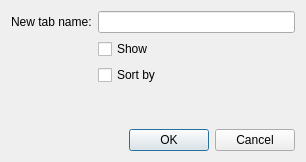
<?xml version="1.0" encoding="UTF-8"?>
<ui version="4.0">
 <class>Add_New_Tab</class>
 <widget class="QDialog" name="Add_New_Tab">
  <property name="geometry">
   <rect>
    <x>0</x>
    <y>0</y>
    <width>306</width>
    <height>162</height>
   </rect>
  </property>
  <property name="windowTitle">
   <string>Add New Tab</string>
  </property>
  <layout class="QVBoxLayout" name="verticalLayout">
   <item>
    <layout class="QGridLayout" name="gridLayout">
     <item row="0" column="0">
      <widget class="QLabel" name="label_tab_name">
       <property name="text">
        <string>New tab name:</string>
       </property>
      </widget>
     </item>
     <item row="0" column="1">
      <widget class="QLineEdit" name="edit_tab_name"/>
     </item>
     <item row="1" column="1">
      <widget class="QCheckBox" name="check_show">
       <property name="text">
        <string>Show</string>
       </property>
      </widget>
     </item>
     <item row="2" column="1">
      <widget class="QCheckBox" name="check_sort">
       <property name="text">
        <string>Sort by</string>
       </property>
      </widget>
     </item>
    </layout>
   </item>
   <item>
    <spacer name="verticalSpacer">
     <property name="orientation">
      <enum>Qt::Vertical</enum>
     </property>
     <property name="sizeHint" stdset="0">
      <size>
       <width>20</width>
       <height>40</height>
      </size>
     </property>
    </spacer>
   </item>
   <item>
    <widget class="QDialogButtonBox" name="buttonBox">
     <property name="orientation">
      <enum>Qt::Horizontal</enum>
     </property>
     <property name="standardButtons">
      <set>QDialogButtonBox::Cancel|QDialogButtonBox::Ok</set>
     </property>
    </widget>
   </item>
  </layout>
 </widget>
 <resources/>
 <connections>
  <connection>
   <sender>buttonBox</sender>
   <signal>accepted()</signal>
   <receiver>Add_New_Tab</receiver>
   <slot>accept()</slot>
   <hints>
    <hint type="sourcelabel">
     <x>248</x>
     <y>254</y>
    </hint>
    <hint type="destinationlabel">
     <x>157</x>
     <y>274</y>
    </hint>
   </hints>
  </connection>
  <connection>
   <sender>buttonBox</sender>
   <signal>rejected()</signal>
   <receiver>Add_New_Tab</receiver>
   <slot>reject()</slot>
   <hints>
    <hint type="sourcelabel">
     <x>316</x>
     <y>260</y>
    </hint>
    <hint type="destinationlabel">
     <x>286</x>
     <y>274</y>
    </hint>
   </hints>
  </connection>
 </connections>
</ui>
